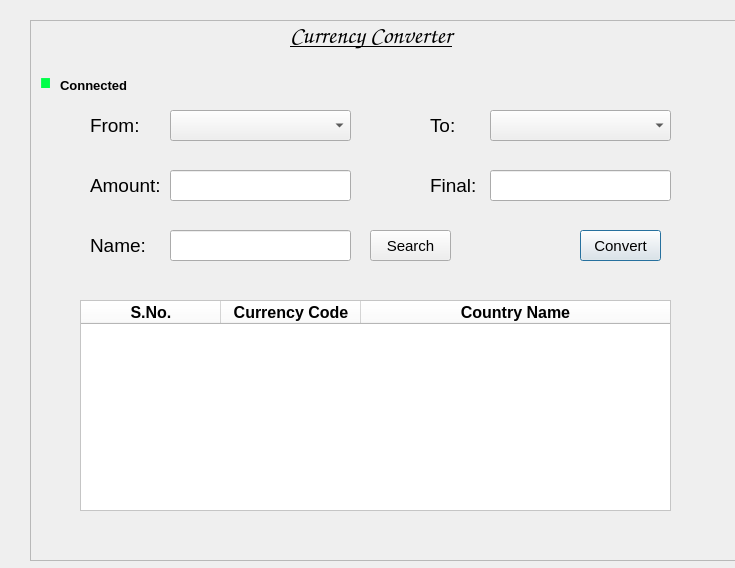
<?xml version="1.0" encoding="UTF-8"?>
<ui version="4.0">
 <class>Convertor</class>
 <widget class="QDialog" name="Convertor">
  <property name="geometry">
   <rect>
    <x>0</x>
    <y>0</y>
    <width>735</width>
    <height>568</height>
   </rect>
  </property>
  <property name="maximumSize">
   <size>
    <width>779</width>
    <height>16777215</height>
   </size>
  </property>
  <property name="mouseTracking">
   <bool>false</bool>
  </property>
  <property name="windowTitle">
   <string>Dialog</string>
  </property>
  <property name="windowIcon">
   <iconset>
    <normalon>:/newPrefix/76-512.png</normalon>
   </iconset>
  </property>
  <property name="styleSheet">
   <string notr="true">QLabel {

color:black;
}</string>
  </property>
  <widget class="QLabel" name="label">
   <property name="geometry">
    <rect>
     <x>-60</x>
     <y>-10</y>
     <width>861</width>
     <height>641</height>
    </rect>
   </property>
   <property name="styleSheet">
    <string notr="true"/>
   </property>
   <property name="text">
    <string/>
   </property>
  </widget>
  <widget class="QFrame" name="frame">
   <property name="geometry">
    <rect>
     <x>30</x>
     <y>20</y>
     <width>731</width>
     <height>541</height>
    </rect>
   </property>
   <property name="styleSheet">
    <string notr="true"/>
   </property>
   <property name="frameShape">
    <enum>QFrame::StyledPanel</enum>
   </property>
   <property name="frameShadow">
    <enum>QFrame::Raised</enum>
   </property>
   <widget class="QLabel" name="label_3">
    <property name="geometry">
     <rect>
      <x>60</x>
      <y>90</y>
      <width>61</width>
      <height>31</height>
     </rect>
    </property>
    <property name="font">
     <font>
      <family>Arial</family>
      <pointsize>14</pointsize>
      <weight>50</weight>
      <bold>false</bold>
     </font>
    </property>
    <property name="styleSheet">
     <string notr="true"/>
    </property>
    <property name="text">
     <string>From:</string>
    </property>
   </widget>
   <widget class="QComboBox" name="comboBox">
    <property name="geometry">
     <rect>
      <x>140</x>
      <y>90</y>
      <width>181</width>
      <height>31</height>
     </rect>
    </property>
    <property name="font">
     <font>
      <pointsize>11</pointsize>
     </font>
    </property>
    <property name="styleSheet">
     <string notr="true"/>
    </property>
   </widget>
   <widget class="QLabel" name="label_4">
    <property name="geometry">
     <rect>
      <x>400</x>
      <y>90</y>
      <width>61</width>
      <height>31</height>
     </rect>
    </property>
    <property name="font">
     <font>
      <pointsize>14</pointsize>
     </font>
    </property>
    <property name="styleSheet">
     <string notr="true"/>
    </property>
    <property name="text">
     <string>To:</string>
    </property>
   </widget>
   <widget class="QLineEdit" name="ent_amount">
    <property name="geometry">
     <rect>
      <x>140</x>
      <y>150</y>
      <width>181</width>
      <height>31</height>
     </rect>
    </property>
    <property name="font">
     <font>
      <pointsize>11</pointsize>
     </font>
    </property>
    <property name="styleSheet">
     <string notr="true"/>
    </property>
   </widget>
   <widget class="QLineEdit" name="ent_final">
    <property name="geometry">
     <rect>
      <x>460</x>
      <y>150</y>
      <width>181</width>
      <height>31</height>
     </rect>
    </property>
    <property name="font">
     <font>
      <pointsize>11</pointsize>
     </font>
    </property>
    <property name="styleSheet">
     <string notr="true"/>
    </property>
    <property name="readOnly">
     <bool>true</bool>
    </property>
   </widget>
   <widget class="QFrame" name="frame">
    <property name="geometry">
     <rect>
      <x>0</x>
      <y>-10</y>
      <width>731</width>
      <height>51</height>
     </rect>
    </property>
    <property name="styleSheet">
     <string notr="true"/>
    </property>
    <widget class="QLabel" name="label_2">
     <property name="geometry">
      <rect>
       <x>260</x>
       <y>10</y>
       <width>231</width>
       <height>31</height>
      </rect>
     </property>
     <property name="font">
      <font>
       <family>Comic Sans MS</family>
       <pointsize>18</pointsize>
       <weight>75</weight>
       <bold>true</bold>
       <underline>true</underline>
      </font>
     </property>
     <property name="styleSheet">
      <string notr="true">color:black;
background-color: transparent;
</string>
     </property>
     <property name="text">
      <string>Currency Converter</string>
     </property>
    </widget>
   </widget>
   <widget class="QPushButton" name="btn_convert">
    <property name="geometry">
     <rect>
      <x>550</x>
      <y>210</y>
      <width>81</width>
      <height>31</height>
     </rect>
    </property>
    <property name="font">
     <font>
      <pointsize>11</pointsize>
     </font>
    </property>
    <property name="styleSheet">
     <string notr="true"/>
    </property>
    <property name="text">
     <string>Convert</string>
    </property>
   </widget>
   <widget class="QLabel" name="lbl_connect">
    <property name="geometry">
     <rect>
      <x>30</x>
      <y>50</y>
      <width>81</width>
      <height>31</height>
     </rect>
    </property>
    <property name="font">
     <font>
      <pointsize>10</pointsize>
      <weight>75</weight>
      <bold>true</bold>
     </font>
    </property>
    <property name="toolTip">
     <string>&lt;html&gt;&lt;head/&gt;&lt;body&gt;&lt;p&gt;Connection Status&lt;/p&gt;&lt;/body&gt;&lt;/html&gt;</string>
    </property>
    <property name="styleSheet">
     <string notr="true">color: black;</string>
    </property>
    <property name="text">
     <string>Connected</string>
    </property>
   </widget>
   <widget class="QLineEdit" name="ent_name">
    <property name="geometry">
     <rect>
      <x>140</x>
      <y>210</y>
      <width>181</width>
      <height>31</height>
     </rect>
    </property>
    <property name="font">
     <font>
      <pointsize>11</pointsize>
     </font>
    </property>
    <property name="styleSheet">
     <string notr="true"/>
    </property>
   </widget>
   <widget class="QPushButton" name="tbn_search">
    <property name="geometry">
     <rect>
      <x>340</x>
      <y>210</y>
      <width>81</width>
      <height>31</height>
     </rect>
    </property>
    <property name="font">
     <font>
      <pointsize>11</pointsize>
     </font>
    </property>
    <property name="styleSheet">
     <string notr="true"/>
    </property>
    <property name="text">
     <string>Search</string>
    </property>
    <property name="icon">
     <iconset resource="source.qrc">
      <normaloff>:/newPrefix/flaticon_search-512.png</normaloff>:/newPrefix/flaticon_search-512.png</iconset>
    </property>
   </widget>
   <widget class="QComboBox" name="comboBox_2">
    <property name="geometry">
     <rect>
      <x>460</x>
      <y>90</y>
      <width>181</width>
      <height>31</height>
     </rect>
    </property>
    <property name="font">
     <font>
      <pointsize>11</pointsize>
     </font>
    </property>
    <property name="styleSheet">
     <string notr="true"/>
    </property>
   </widget>
   <widget class="QTableWidget" name="tableWidget">
    <property name="geometry">
     <rect>
      <x>50</x>
      <y>280</y>
      <width>591</width>
      <height>211</height>
     </rect>
    </property>
    <property name="styleSheet">
     <string notr="true">background-color: rgb(255, 255, 255);</string>
    </property>
    <property name="verticalScrollBarPolicy">
     <enum>Qt::ScrollBarAsNeeded</enum>
    </property>
    <property name="alternatingRowColors">
     <bool>true</bool>
    </property>
    <property name="selectionBehavior">
     <enum>QAbstractItemView::SelectItems</enum>
    </property>
    <property name="showGrid">
     <bool>true</bool>
    </property>
    <property name="gridStyle">
     <enum>Qt::SolidLine</enum>
    </property>
    <attribute name="horizontalHeaderVisible">
     <bool>true</bool>
    </attribute>
    <attribute name="horizontalHeaderCascadingSectionResizes">
     <bool>false</bool>
    </attribute>
    <attribute name="horizontalHeaderMinimumSectionSize">
     <number>33</number>
    </attribute>
    <attribute name="horizontalHeaderDefaultSectionSize">
     <number>140</number>
    </attribute>
    <attribute name="horizontalHeaderHighlightSections">
     <bool>true</bool>
    </attribute>
    <attribute name="horizontalHeaderShowSortIndicator" stdset="0">
     <bool>true</bool>
    </attribute>
    <attribute name="horizontalHeaderStretchLastSection">
     <bool>true</bool>
    </attribute>
    <attribute name="verticalHeaderVisible">
     <bool>false</bool>
    </attribute>
    <attribute name="verticalHeaderStretchLastSection">
     <bool>false</bool>
    </attribute>
    <column>
     <property name="text">
      <string>S.No.</string>
     </property>
     <property name="font">
      <font>
       <pointsize>12</pointsize>
       <weight>75</weight>
       <bold>true</bold>
      </font>
     </property>
    </column>
    <column>
     <property name="text">
      <string>Currency Code</string>
     </property>
     <property name="font">
      <font>
       <pointsize>12</pointsize>
       <weight>75</weight>
       <bold>true</bold>
      </font>
     </property>
    </column>
    <column>
     <property name="text">
      <string>Country Name</string>
     </property>
     <property name="font">
      <font>
       <pointsize>12</pointsize>
       <weight>75</weight>
       <bold>true</bold>
      </font>
     </property>
    </column>
   </widget>
   <widget class="QLabel" name="label_6">
    <property name="geometry">
     <rect>
      <x>60</x>
      <y>150</y>
      <width>71</width>
      <height>31</height>
     </rect>
    </property>
    <property name="font">
     <font>
      <family>Arial</family>
      <pointsize>14</pointsize>
      <weight>50</weight>
      <bold>false</bold>
     </font>
    </property>
    <property name="styleSheet">
     <string notr="true"/>
    </property>
    <property name="text">
     <string>Amount:</string>
    </property>
   </widget>
   <widget class="QLabel" name="label_10">
    <property name="geometry">
     <rect>
      <x>400</x>
      <y>150</y>
      <width>51</width>
      <height>31</height>
     </rect>
    </property>
    <property name="font">
     <font>
      <family>Arial</family>
      <pointsize>14</pointsize>
      <weight>50</weight>
      <bold>false</bold>
     </font>
    </property>
    <property name="styleSheet">
     <string notr="true"/>
    </property>
    <property name="text">
     <string>Final:</string>
    </property>
   </widget>
   <widget class="QPushButton" name="btn_refresh">
    <property name="geometry">
     <rect>
      <x>600</x>
      <y>40</y>
      <width>41</width>
      <height>41</height>
     </rect>
    </property>
    <property name="toolTip">
     <string>&lt;html&gt;&lt;head/&gt;&lt;body&gt;&lt;p align=&quot;center&quot;&gt;&lt;span style=&quot; font-weight:600;&quot;&gt;Refresh Connection&lt;/span&gt;&lt;/p&gt;&lt;/body&gt;&lt;/html&gt;</string>
    </property>
    <property name="styleSheet">
     <string notr="true">QPushButton{

background-color:transparent;
border-radius:20px;
}

QPushButton  hover {


background-color:rgb(235, 255, 237);
}</string>
    </property>
    <property name="text">
     <string/>
    </property>
    <property name="icon">
     <iconset resource="source.qrc">
      <normaloff>:/newPrefix/76-512.png</normaloff>:/newPrefix/76-512.png</iconset>
    </property>
    <property name="iconSize">
     <size>
      <width>50</width>
      <height>50</height>
     </size>
    </property>
   </widget>
  </widget>
  <widget class="QLabel" name="label_8">
   <property name="geometry">
    <rect>
     <x>20</x>
     <y>0</y>
     <width>51</width>
     <height>111</height>
    </rect>
   </property>
   <property name="font">
    <font>
     <pointsize>70</pointsize>
    </font>
   </property>
   <property name="layoutDirection">
    <enum>Qt::RightToLeft</enum>
   </property>
   <property name="styleSheet">
    <string notr="true">color: rgb(0, 255, 72);
</string>
   </property>
   <property name="text">
    <string>.</string>
   </property>
   <property name="alignment">
    <set>Qt::AlignCenter</set>
   </property>
  </widget>
  <widget class="QLabel" name="label_11">
   <property name="geometry">
    <rect>
     <x>90</x>
     <y>230</y>
     <width>71</width>
     <height>31</height>
    </rect>
   </property>
   <property name="font">
    <font>
     <family>Arial</family>
     <pointsize>14</pointsize>
     <weight>50</weight>
     <bold>false</bold>
    </font>
   </property>
   <property name="styleSheet">
    <string notr="true"/>
   </property>
   <property name="text">
    <string>Name:</string>
   </property>
  </widget>
 </widget>
 <resources>
  <include location="source.qrc"/>
  <include location="source.qrc"/>
 </resources>
 <connections/>
</ui>
